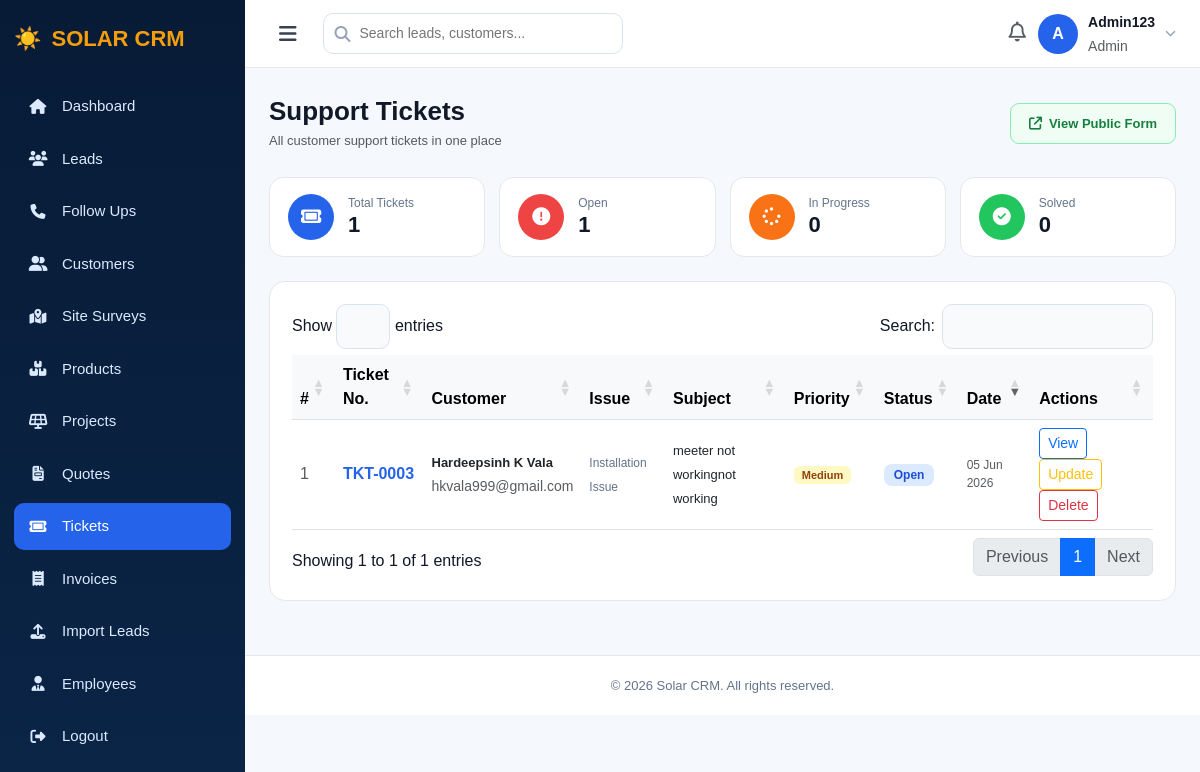
The page /tickets/ (signed in) on the database as committed earlier.
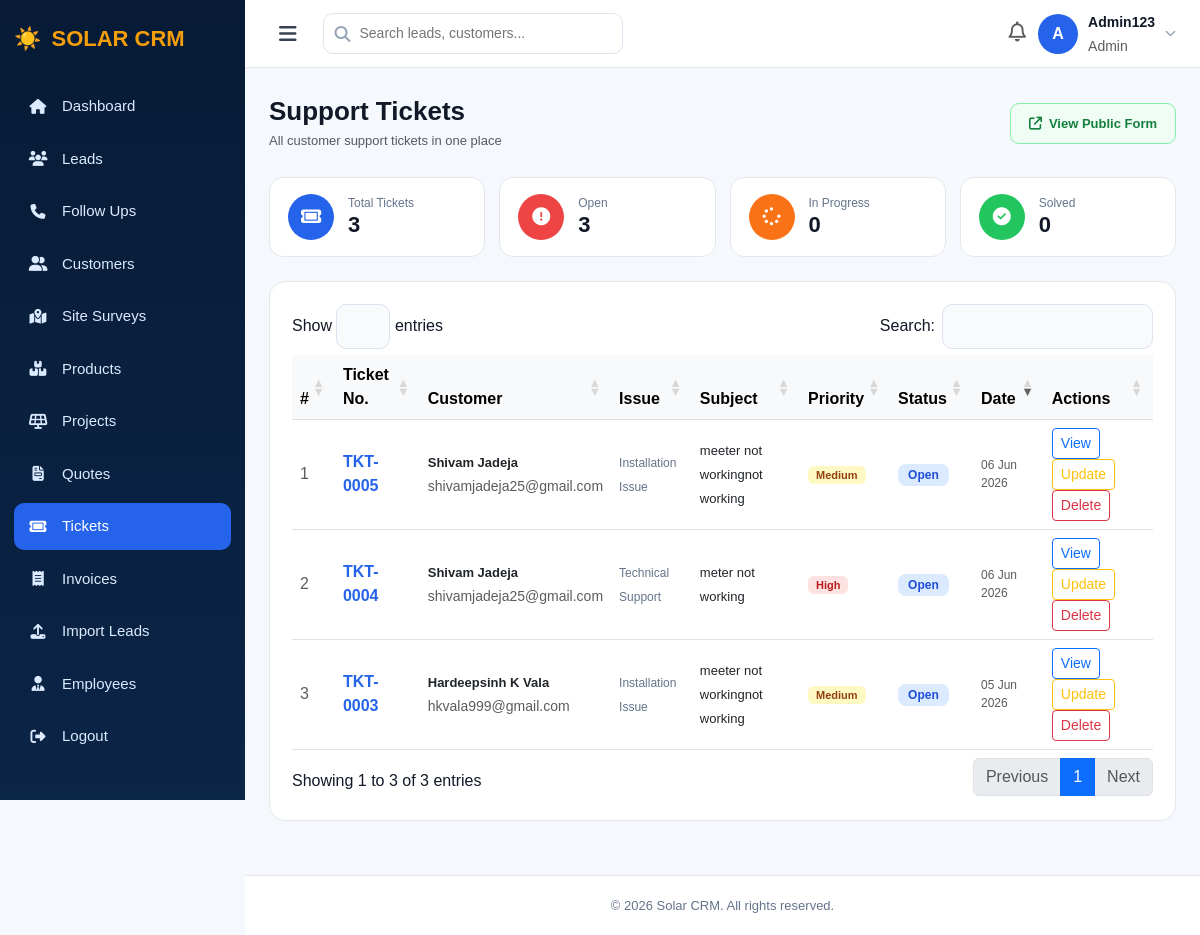
The same page on the database as committed later.
### app/models.py (models this page shows, shortened)
class Ticket(models.Model):
    ISSUE_TYPES = [
        ('installation', 'Installation Issue'),
        ('billing', 'Billing Query'),
        ('technical', 'Technical Support'),
        ('general', 'General Inquiry'),
        ('other', 'Other'),
    ]
    PRIORITY_CHOICES = [
        ('low', 'Low'),
        ('medium', 'Medium'),
        ('high', 'High'),
    ]
    STATUS_CHOICES = [
        ('open', 'Open'),
        ('in_progress', 'In Progress'),
        ('solved', 'Solved'),
    ]
    ticket_number = models.CharField(max_length=20, unique=True, blank=True)
    customer_email = models.EmailField()
    customer_phone = models.CharField(max_length=20, blank=True)
    customer_name = models.CharField(max_length=200, blank=True)
    customer = models.ForeignKey(
        'Customer',                      # ← just 'Customer' since it's the same models.py
        on_delete=models.SET_NULL,
        null=True, blank=True,
        related_name='tickets'
    )
    issue_type = models.CharField(max_length=20, choices=ISSUE_TYPES)
    subject = models.CharField(max_length=300)
    description = models.TextField()
    priority = models.CharField(max_length=10, choices=PRIORITY_CHOICES, default='medium')
    photo = models.ImageField(upload_to='tickets/photos/', blank=True, null=True)
    status = models.CharField(max_length=20, choices=STATUS_CHOICES, default='open')
    assigned_employee = models.ForeignKey(
        'auth.User',
        on_delete=models.SET_NULL,
        null=True, blank=True,
        related_name='assigned_tickets'
    )
    created_at = models.DateTimeField(auto_now_add=True)
    updated_at = models.DateTimeField(auto_now=True)
    resolved_at = models.DateTimeField(null=True, blank=True)
    resolution_note = models.TextField(blank=True)
    class Meta:
        ordering = ['-created_at']

### app/views.py (the view)
# urls.py: path('tickets/',                               views.ticket_list,    name='ticket_list'),
@login_required
def ticket_list(request):
    if request.user.is_superuser:
        tickets = Ticket.objects.all().order_by('-created_at')
    else:
        tickets = Ticket.objects.filter(assigned_employee=request.user).order_by('-created_at')
    employees = User.objects.filter(is_superuser=False, is_active=True)
    return render(request, 'ticket_list.html', {
        'tickets':        tickets,
        'employees':      employees,
        'total':          tickets.count(),
        'open_count':     tickets.filter(status='open').count(),
        'inprogress_count': tickets.filter(status='in_progress').count(),
        'solved_count':   tickets.filter(status='solved').count(),
    })

### app/templates/ticket_list.html (shortened to what the changed rows need)
{% extends 'base.html' %}
{% block extra_css %}
<link rel="stylesheet" href="https://cdn.datatables.net/1.13.6/css/dataTables.bootstrap5.min.css">
{% endblock %}
{% block content %}
<div class="page-header">
    <div>
        <h2>Support Tickets</h2>
    </div>
</div>
<div class="stat-cards">
    <div class="stat-card">
        <div>
            <p>Total Tickets</p>
            <h4>{{ total }}</h4>
        </div>
    </div>
    <div class="stat-card">
        <div>
            <p>Open</p>
            <h4>{{ open_count }}</h4>
        </div>
    </div>
</div>
<div class="panel">
    {% if tickets %}
    <div class="table-responsive">
        <table id="dataTable" class="table table-hover align-middle mb-0">
            <thead class="table-light">
                <tr>
                    <th>#</th>
                    <th>Ticket No.</th>
                    <th>Customer</th>
                    <th>Issue</th>
                    <th>Subject</th>
                    <th>Priority</th>
                    <th>Status</th>
                    <th>Date</th>
                    <th>Actions</th>
                </tr>
            </thead>
            <tbody>
                {% for t in tickets %}
                <tr id="trow-{{ t.id }}">
                    <td class="text-muted">{{ forloop.counter }}</td>
                    <td>
                        <strong style="color:#2563eb;">
                            {{ t.ticket_number }}
                        </strong>
                    </td>
                    <td>
                        <strong style="font-size:13px;">
                            {{ t.customer_name }}
                        </strong><br>
                        <small class="text-muted">
                            {{ t.customer_email }}
                        </small>
                    </td>
                    <td>
                        <span style="font-size:12px;color:#64748b;">
                            {{ t.get_issue_type_display }}
                        </span>
                    </td>
                    <td style="max-width:200px;">
                        <span style="font-size:13px;">
                            {{ t.subject|truncatechars:40 }}
                        </span>
                    </td>
                    <td>
                        <span class="pri-{{ t.priority }}">
                            {{ t.priority|title }}
                        </span>
                    </td>
                    <td>
                        <span class="badge-{{ t.status }}">
                            {{ t.get_status_display }}
                        </span>
                    </td>
                    <td class="text-muted" style="font-size:12px;">
                        {{ t.created_at|date:"d M Y" }}
                    </td>
                    <td>
                        <button class="btn btn-sm btn-outline-primary"
                                data-action="view-ticket"
                                data-ticket-id="{{ t.id }}">
                            View
                        </button>
                        {% if request.user.is_superuser %}
                        <button class="btn btn-sm btn-outline-warning"
                                data-action="update-ticket"
                                data-ticket-id="{{ t.id }}"
                                data-status="{{ t.status }}"
                                data-emp-id="{{ t.assigned_employee_id|default:'' }}">
                            Update
                        </button>
                        <button class="btn btn-sm btn-outline-danger"
                                data-action="delete-ticket"
                                data-ticket-id="{{ t.id }}"
                                data-ticket-num="{{ t.ticket_number|escapejs }}">
                            Delete
                        </button>
                        {% endif %}
                    </td>
                </tr>
                {% endfor %}
            </tbody>
        </table>
    </div>
    {% endif %}
</div>
{% endblock %}

Rows that differ between the two databases and show on the page:
added Ticket: ticket_number "TKT-0005", customer_name "Shivam Jadeja", customer_email "shivamjadeja25@gmail.com", issue_type "Installation Issue", subject "meeter not workingnot working", priority "Medium", status "Open", created_at "06 Jun 2026"
added Ticket: ticket_number "TKT-0004", customer_name "Shivam Jadeja", customer_email "shivamjadeja25@gmail.com", issue_type "Technical Support", subject "meter not working", priority "High", status "Open", created_at "06 Jun 2026"
Other text that changed with them:
{{ total }}: "1" → "3"
{{ open_count }}: "1" → "3"
text written by a page script: "Show entries Search: Showing 1 to 1 of 1 entries Previous 1 Next" → "Show entries Search: Showing 1 to 3 of 3 entries Previous 1 Next"
